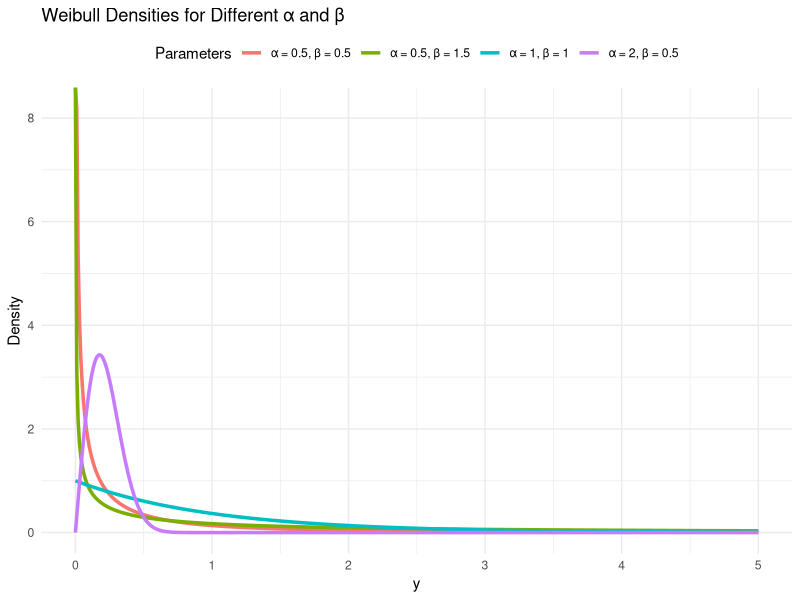

Here is the R script that generated this plot:
library(ggplot2)

# parameters
params <- data.frame(
  alpha = c(2, 1, 0.5, 0.5),
  beta  = c(0.5, 1, 0.5, 1.5)
)

# y values
y_vals <- seq(0, 5, length.out = 500)

# Store all densities
plot_data <- data.frame()

# Densities for parameters
for (i in 1:nrow(params)) {
  alpha <- params$alpha[i]
  beta <- params$beta[i]
  lambda <- beta^2
  f_y <- dweibull(y_vals, shape = alpha, scale = lambda)
  
  temp <- data.frame(
    y = y_vals,
    density = f_y,
    label = paste0("α = ", alpha, ", β = ", beta)
  )
  
  plot_data <- rbind(plot_data, temp)
}

# Plot
ggplot(plot_data, aes(x = y, y = density, color = label)) +
  geom_line(size = 1.2) +
  labs(title = "Weibull Densities for Different α and β",
       x = "y", y = "Density", color = "Parameters") +
  theme_minimal() +
  theme(legend.position = "top")
